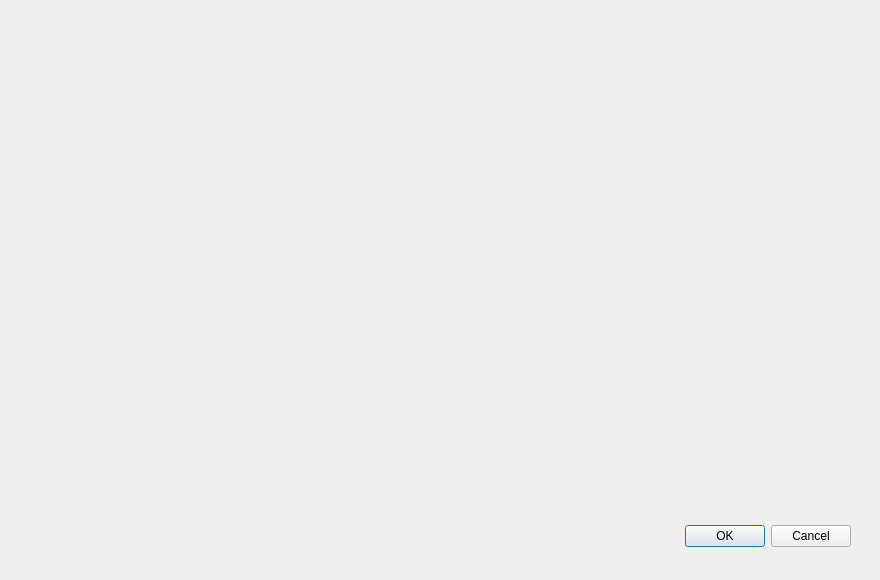
<?xml version="1.0" encoding="UTF-8"?>
<ui version="4.0">
 <class>ScanFile</class>
 <widget class="QDialog" name="ScanFile">
  <property name="geometry">
   <rect>
    <x>0</x>
    <y>0</y>
    <width>880</width>
    <height>580</height>
   </rect>
  </property>
  <property name="windowTitle">
   <string>Dialog</string>
  </property>
  <widget class="QDialogButtonBox" name="buttonBox">
   <property name="geometry">
    <rect>
     <x>510</x>
     <y>520</y>
     <width>341</width>
     <height>32</height>
    </rect>
   </property>
   <property name="orientation">
    <enum>Qt::Horizontal</enum>
   </property>
   <property name="standardButtons">
    <set>QDialogButtonBox::Cancel|QDialogButtonBox::Ok</set>
   </property>
  </widget>
 </widget>
 <resources/>
 <connections>
  <connection>
   <sender>buttonBox</sender>
   <signal>accepted()</signal>
   <receiver>ScanFile</receiver>
   <slot>accept()</slot>
   <hints>
    <hint type="sourcelabel">
     <x>248</x>
     <y>254</y>
    </hint>
    <hint type="destinationlabel">
     <x>157</x>
     <y>274</y>
    </hint>
   </hints>
  </connection>
  <connection>
   <sender>buttonBox</sender>
   <signal>rejected()</signal>
   <receiver>ScanFile</receiver>
   <slot>reject()</slot>
   <hints>
    <hint type="sourcelabel">
     <x>316</x>
     <y>260</y>
    </hint>
    <hint type="destinationlabel">
     <x>286</x>
     <y>274</y>
    </hint>
   </hints>
  </connection>
 </connections>
</ui>
